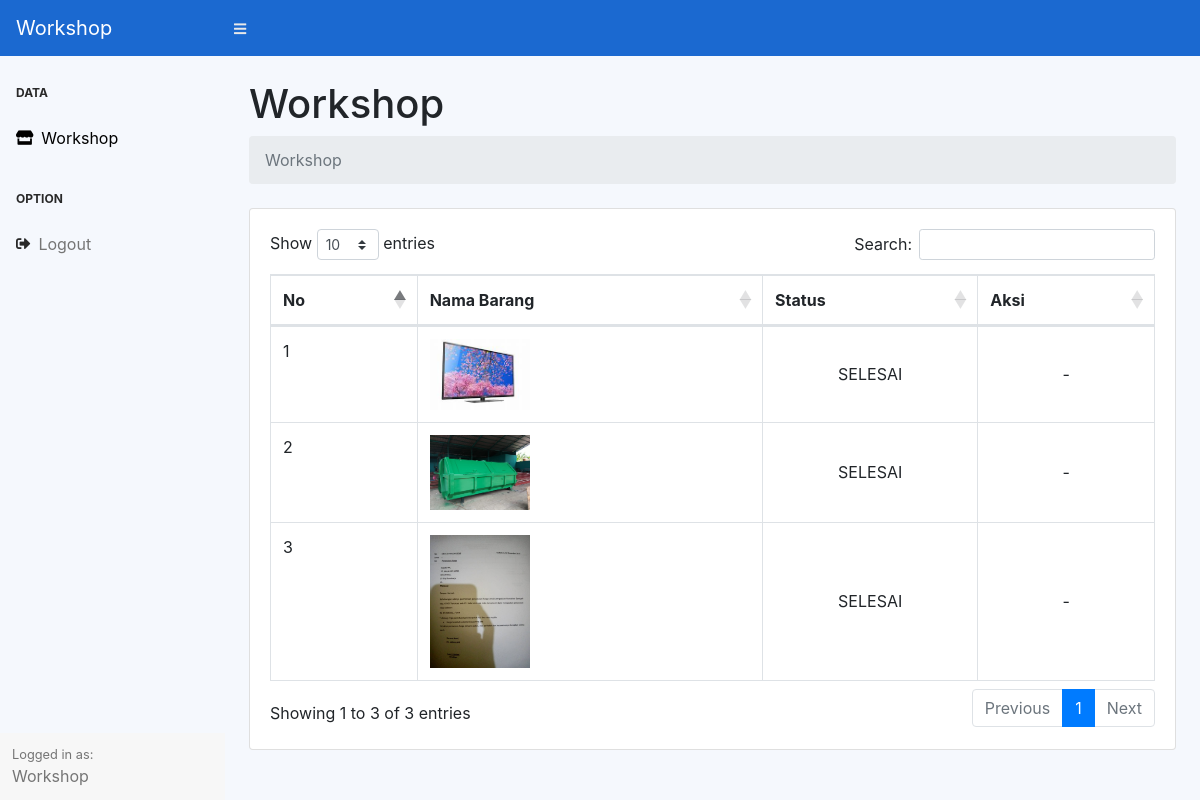
The app's page /workshop/index.php (signed in) with its own data.
### tables this page shows
CREATE TABLE `workshop` (
  `id` int(11) NOT NULL,
  `barang` varchar(255) NOT NULL,
  `status` varchar(255) NOT NULL
);

### workshop/index.php (the view, shortened to what this page needs)
<!DOCTYPE html>
<html lang="en">
<head>
    <link href="../assets/css/styles.css" rel="stylesheet" />
    <link rel="stylesheet" href="../assets/css/customview.css">
    <link href="https://cdn.datatables.net/1.10.20/css/dataTables.bootstrap4.min.css" rel="stylesheet" />
    <link rel="stylesheet" href="https://cdnjs.cloudflare.com/ajax/libs/font-awesome/5.14.0/css/all.min.css" />
    <?php include "../conf/koneksi.php" ?>
</head>
<body class="sb-nav-fixed bg-grey">
    <nav class="sb-topnav navbar navbar-expand navbar-blue">
        <a class="navbar-brand" href="index.php">Workshop</a><button class="btn btn-link btn-sm order-1 order-lg-0" id="sidebarToggle" href="#"><i class="fas fa-bars"></i></button>
    </nav>
    <div id="layoutSidenav">
        <div id="layoutSidenav_nav">
            <nav class="sb-sidenav accordion sb-sidenav-grey" id="sidenavAccordion">
                <div class="sb-sidenav-menu">
                    <div class="nav">
                        <div class="sb-sidenav-menu-heading">Data</div>
                        <a class="nav-link" href="index.php">
                            <div class="sb-nav-link-icon"><i class="fas fa-store"></i></div>
                            Workshop
                        </a>
                        <div class="sb-sidenav-menu-heading">Option</div>
                        <a class="nav-link" href="../logout.php">
                            <div class="sb-nav-link-icon"><i class="fas fa-sign-out-alt"></i></div>
                            Logout
                        </a>
                    </div>
                </div>
                <div class="sb-sidenav-footer">
                    <div class="small">Logged in as:</div>
                    Workshop
                </div>
            </nav>
        </div>
        <div id="layoutSidenav_content">
            <div class="container-fluid">
                <h1 class="mt-4">Workshop </h1>
                <ol class="breadcrumb mb-4">
                    <li class="breadcrumb-item active">Workshop</li>
                </ol>
                <div class="card mb-4">
                    <div class="card-body">
                        <div class="table-responsive">
                            <table class="table table-bordered dataTable" id="" width="100%" cellspacing="0">
                                <thead>
                                    <tr>
                                        <th>No</th>
                                        <th>Nama Barang</th>
                                        <th>Status</th>
                                        <th>Aksi</th>
                                    </tr>
                                </thead>
                                <tbody>
                                    <?php $get = $koneksi->query("SELECT * FROM workshop") ?>
                                    <?php $no = 1;
                                    while ($data = $get->fetch_assoc()) : ?>
                                        <tr>
                                            <td><?= $no ?></td>
                                            <td>
                                            <a href="../assets/img/gambar-workshop/<?= $data['barang'] ?>">
                                                <img src="../assets/img/gambar-workshop/<?= $data['barang'] ?>" class="img-fluid" width="100px" alt="Responsive image" alt="">
                                            </a>
                                            </td>
                                            <td class="align-middle" style="text-align: center;">
                                                <?php if ($data['status'] == 'SELESAI') : ?>
                                                    <span>SELESAI</span>
                                                <?php elseif ($data['status'] == 'Sedang Dikerjakan') : ?>
                                                    <span>Sedang Dikerjakan</span>
                                                <?php endif ?>
                                            </td>
                                            <td class="align-middle" style="text-align: center;">
                                                <?php if ($data['status'] == 'SELESAI') : ?>
                                                    -
                                                <?php elseif ($data['status'] == 'Sedang Dikerjakan') : ?>
                                                    <a href="konfirmasi.php?id=<?= $data['id'] ?>">
                                                        <button type="submit" class="btn btn-primary btn-sm rounded-pill">Konfirmasi</button>
                                                    </a>
                                                <?php endif ?>
                                            </td>
                                        </tr>
                                    <?php $no++;
                                    endwhile ?>
                                </tbody>
                            </table>
                        </div>
                    </div>
                </div>
            </div>
        </div>
    </div>
</body>
</html>

### assets/css/customview.css (style rules this page uses)
.bg-grey { background-color: #f5f8fd !important; }
.navbar-blue { background-color: #1b69d0 !important; }
.navbar-blue .navbar-brand { color: #fff; }
.sb-sidenav-grey { background-color: #f5f8fd; color: #757575; }
.sb-sidenav-grey .sb-sidenav-menu .sb-sidenav-menu-heading { color: #292929; }
.sb-sidenav-grey .sb-sidenav-menu .nav-link { color: #757575; }
.sb-sidenav-grey .sb-sidenav-menu .nav-link .sb-nav-link-icon { color: #292929; }
.sb-sidenav-grey .sb-sidenav-menu .nav-link.active { color: #000000; }
.sb-sidenav-grey .sb-sidenav-menu .nav-link.active .sb-nav-link-icon { color: #000000; }
.sb-sidenav-grey .sb-sidenav-footer { background-color: #f7f7f7; }
.btn-link { font-weight: 400; color: #e9e9e9; text-decoration: none; }

### records on screen
workshop: barang (picture), status "SELESAI"
workshop: barang (picture), status "SELESAI"
workshop: barang (picture), status "SELESAI"
